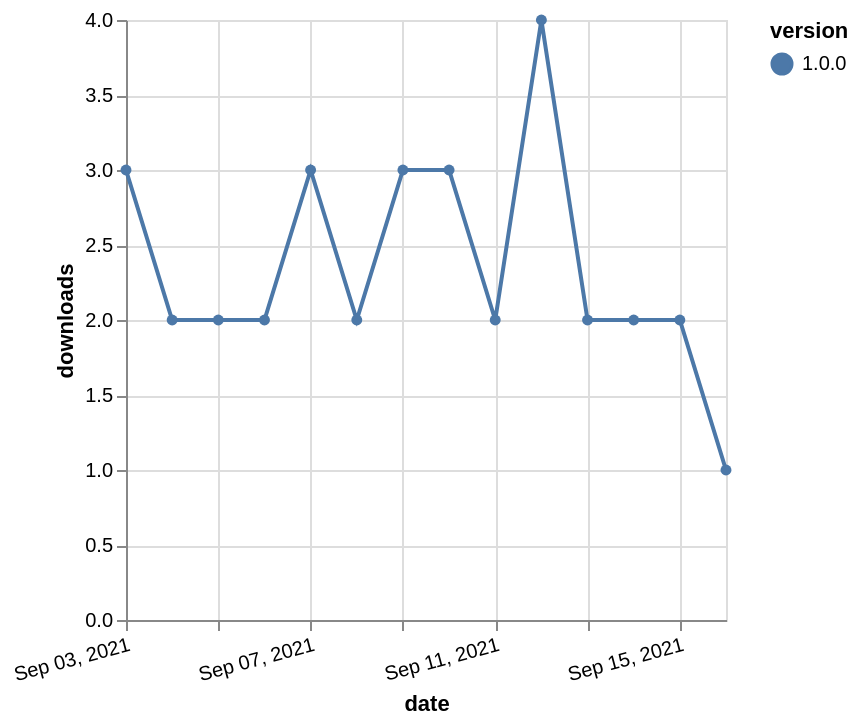

Write a Vega-Lite specification for this figure.
### Vega-Lite specification from a JSON file in a GitHub repository (floating-point values rounded to 4 significant figures)
{"$schema": "https://vega.github.io/schema/vega-lite/v5.json", "description": "A simple bar chart with embedded data.", "data": {"values": [{"date": "2021-09-03", "total": 237, "delta": 3, "version": "1.0.0"}, {"date": "2021-09-04", "total": 239, "delta": 2, "version": "1.0.0"}, {"date": "2021-09-05", "total": 241, "delta": 2, "version": "1.0.0"}, {"date": "2021-09-06", "total": 243, "delta": 2, "version": "1.0.0"}, {"date": "2021-09-07", "total": 246, "delta": 3, "version": "1.0.0"}, {"date": "2021-09-08", "total": 248, "delta": 2, "version": "1.0.0"}, {"date": "2021-09-09", "total": 251, "delta": 3, "version": "1.0.0"}, {"date": "2021-09-10", "total": 254, "delta": 3, "version": "1.0.0"}, {"date": "2021-09-11", "total": 256, "delta": 2, "version": "1.0.0"}, {"date": "2021-09-12", "total": 260, "delta": 4, "version": "1.0.0"}, {"date": "2021-09-13", "total": 262, "delta": 2, "version": "1.0.0"}, {"date": "2021-09-14", "total": 264, "delta": 2, "version": "1.0.0"}, {"date": "2021-09-15", "total": 266, "delta": 2, "version": "1.0.0"}, {"date": "2021-09-16", "total": 267, "delta": 1, "version": "1.0.0"}]}, "width": "container", "mark": {"type": "line", "point": {"filled": true}}, "encoding": {"x": {"field": "date", "type": "temporal", "timeUnit": "yearmonthdate", "title": "date", "axis": {"labelAngle": -15}}, "y": {"field": "delta", "type": "quantitative", "title": "downloads"}, "color": {"field": "version", "type": "nominal"}, "tooltip": {"field": "delta"}}}
